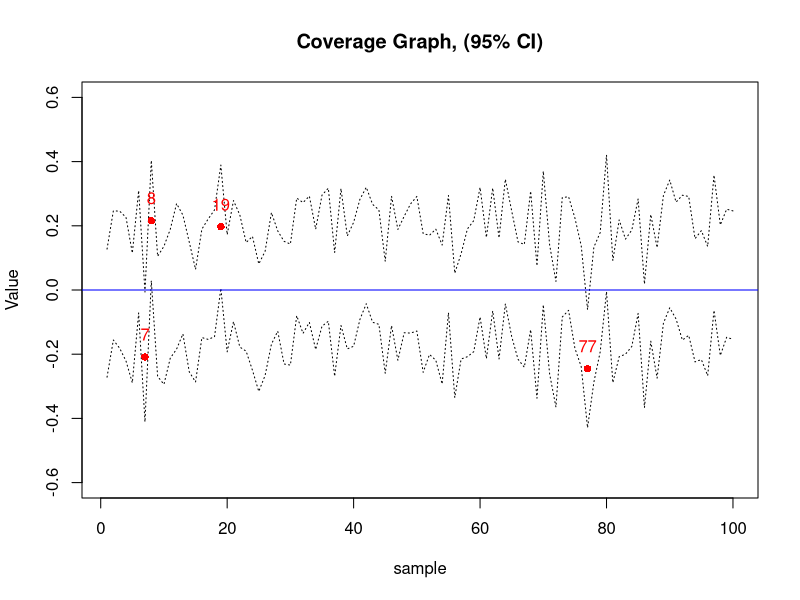

Reproduce this figure in R.
## ---- chunk 1
set.seed(116)
observations<-100
samples<-100
datasets<-replicate(samples,rnorm(observations,mean=0,sd=1))
## ---- chunk 2
results<-matrix(NA,nrow=5,ncol=samples)
results[1,]<-abs(colMeans(datasets)-0)
results[2,]<-apply(X=datasets,MARGIN=2,FUN=sd)/sqrt(observations)
results[3,]<-colMeans(datasets)+results[2,]*-1.96
results[4,]<-colMeans(datasets)+results[2,]*1.96
results[5,]<-ifelse((results[4,]<0 | results[3,]>0),1,0)
## ---- chunk 3
plot(c(1:samples),results[3,],type="l", lty=3, ylim=c(-0.6,0.6), main="Coverage Graph, (95% CI)", 
     xlab="sample", ylab="Value")
lines(c(1:samples),results[4,],type="l", lty=3)
abline(h=0, col="blue")
lines(which(results[5,]==1),colMeans(datasets[,results[5,]==1]), type="p", pch=16, col="red")
text(x=1:samples, y=0.07+colMeans(datasets), labels=ifelse(results[5,]==1,c(1:samples),""), col="red") 
## ---- chunk 4
library(knitr)
dataNC<-data.frame(datasets[,results[5,]==1])
colnames(dataNC)<-paste("Sample ", which(results[5,]==1))
kable(dataNC, caption = "Simulated samples that don't cover the population mean")
